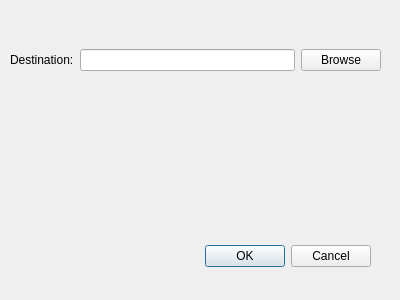
<?xml version="1.0" encoding="UTF-8"?>
<ui version="4.0">
 <class>exportdialog</class>
 <widget class="QDialog" name="exportdialog">
  <property name="geometry">
   <rect>
    <x>0</x>
    <y>0</y>
    <width>400</width>
    <height>300</height>
   </rect>
  </property>
  <property name="windowTitle">
   <string>Dialog</string>
  </property>
  <widget class="QDialogButtonBox" name="buttonBox">
   <property name="geometry">
    <rect>
     <x>30</x>
     <y>240</y>
     <width>341</width>
     <height>32</height>
    </rect>
   </property>
   <property name="orientation">
    <enum>Qt::Horizontal</enum>
   </property>
   <property name="standardButtons">
    <set>QDialogButtonBox::Cancel|QDialogButtonBox::Ok</set>
   </property>
  </widget>
  <widget class="QWidget" name="">
   <property name="geometry">
    <rect>
     <x>10</x>
     <y>30</y>
     <width>371</width>
     <height>61</height>
    </rect>
   </property>
   <layout class="QGridLayout" name="gridLayout">
    <item row="0" column="0">
     <widget class="QLabel" name="label">
      <property name="text">
       <string>Destination:</string>
      </property>
     </widget>
    </item>
    <item row="0" column="1">
     <widget class="QLineEdit" name="lineEdit"/>
    </item>
    <item row="0" column="2">
     <widget class="QPushButton" name="pushButton">
      <property name="text">
       <string>Browse</string>
      </property>
     </widget>
    </item>
   </layout>
  </widget>
 </widget>
 <resources/>
 <connections>
  <connection>
   <sender>buttonBox</sender>
   <signal>accepted()</signal>
   <receiver>exportdialog</receiver>
   <slot>accept()</slot>
   <hints>
    <hint type="sourcelabel">
     <x>248</x>
     <y>254</y>
    </hint>
    <hint type="destinationlabel">
     <x>157</x>
     <y>274</y>
    </hint>
   </hints>
  </connection>
  <connection>
   <sender>buttonBox</sender>
   <signal>rejected()</signal>
   <receiver>exportdialog</receiver>
   <slot>reject()</slot>
   <hints>
    <hint type="sourcelabel">
     <x>316</x>
     <y>260</y>
    </hint>
    <hint type="destinationlabel">
     <x>286</x>
     <y>274</y>
    </hint>
   </hints>
  </connection>
 </connections>
</ui>
